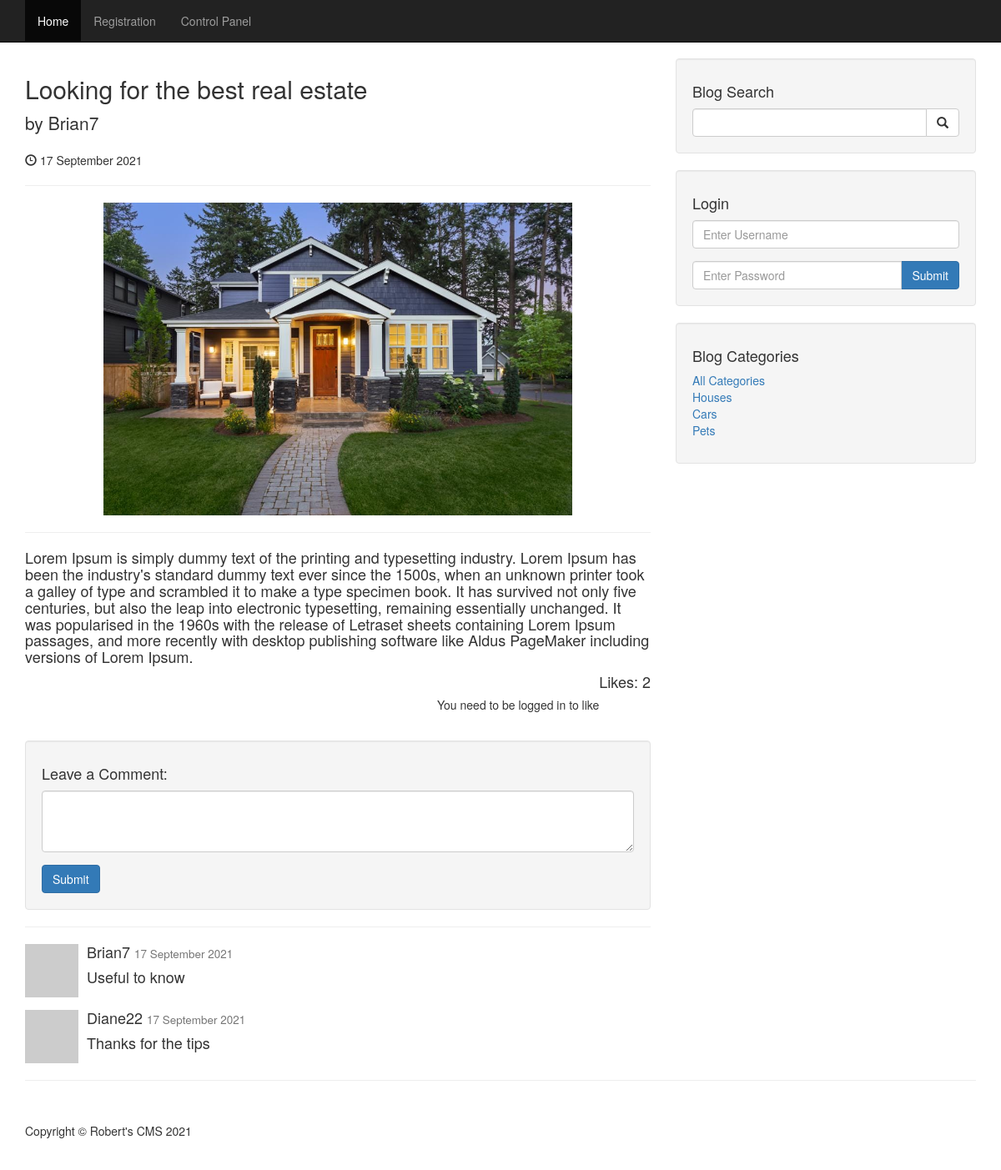
Page /cms/post.php?p_id=74 on the committed database.
### tables this page shows
CREATE TABLE `posts` (
  `post_id` int(3) NOT NULL,
  `post_category_id` int(3) NOT NULL,
  `post_title` varchar(255) NOT NULL,
  `post_user_id` int(11) NOT NULL,
  `post_user` varchar(255) NOT NULL,
  `post_date` date NOT NULL,
  `post_image` text NOT NULL,
  `post_content` text NOT NULL,
  `post_tags` varchar(255) NOT NULL,
  `post_comment_count` int(11) NOT NULL,
  `post_status` varchar(255) NOT NULL DEFAULT 'draft',
  `post_views` int(11) NOT NULL,
  `post_likes` int(11) NOT NULL
);

CREATE TABLE `comments` (
  `comment_id` int(3) NOT NULL,
  `comment_post_id` int(3) NOT NULL,
  `comment_author_id` int(11) NOT NULL,
  `comment_author` varchar(255) NOT NULL,
  `comment_email` varchar(255) NOT NULL,
  `comment_content` text NOT NULL,
  `comment_status` varchar(255) NOT NULL,
  `comment_date` date NOT NULL
);

CREATE TABLE `categories` (
  `cat_id` int(3) NOT NULL,
  `cat_title` varchar(255) NOT NULL
);

### cms/post.php (the view, shortened to what this page needs)
<?php include 'includes/header.php'; ?>
<?php include 'includes/navigation.php'; ?>
<div class="container">
    <div class="row">
        <div class="col-md-8">
            <?php
            if (isset($_GET['p_id'])) {
                $post_id = $_GET['p_id'];
                $query = "SELECT * FROM posts WHERE post_id = $post_id";
                $result = mysqli_query($connection, ($query));
                $row = mysqli_fetch_assoc($result);
                $post_title = $row['post_title'];
                $post_user = $row['post_user'];
                $post_date = $row['post_date'];
                $post_image = $row['post_image'];
                $post_content = str_replace('\\', '', $row['post_content']);
                $post_likes = $row['post_likes'];
            ?>
                <h2>
                    <?php echo $post_title ?>
                </h2>
                <p class="lead">
                    by <?php echo $post_user; ?>
                </p>
                <p>
                    <span class="glyphicon glyphicon-time"></span> <?php echo date('j F Y', strtotime($post_date)); ?>
                </p>
                <hr>
                <img class="img-responsive center-block smallerImg" src="images/<?php echo $post_image; ?>" alt="">
                <hr>
                <h4><?php echo $post_content; ?></h4>
            <?php
            } else {
                header('Location: index.php');
            }
            ?>
            <div class="pull-right">
                <h4 style="display:inline;">Likes: </h4>
                <h4 style="display:inline;" id="likesCount"><?php echo $post_likes; ?></h4>
            </div>
            <br>
            <div class="pull-right">
                <?php if (isset($_SESSION['username'])) : ?>
                    <button id="like" onclick=<?php echo "liked({$post_id})" ?>>
                        <i class="fa fa-thumbs-up"></i>
                        <span class="icon">Like</span>
                    </button>
                <?php else : ?>
                    <h5>You need to be logged in to like</h5>
                <?php endif; ?>
            </div>
            <br>
            <br>
            <br>
            <div class="well">
                <h4>Leave a Comment:</h4>
                <form role="form" action='' method='post'>
                    <div class="form-group">
                        <textarea class="form-control" rows="3" name='comment_content'></textarea>
                    </div>
                    <button type="submit" class="btn btn-primary" name='create_comment'>Submit</button>
                </form>
            </div>
            <hr>
            <?php
            $query = "SELECT * FROM comments WHERE comment_post_id = {$_GET['p_id']} AND comment_status = 'approved' ORDER BY comment_id DESC";
            $result = mysqli_query($connection, $query);
            while ($row = mysqli_fetch_assoc($result)) {
                $comment_author = $row['comment_author'];
                $comment_date = $row['comment_date'];
                $comment_content = $row['comment_content'];
            ?>
                <div class="media">
                    <a class="pull-left" href="javascript:void(0)">
                        <img class="media-object" src="http://placehold.it/64x64" alt="">
                    </a>
                    <div class="media-body">
                        <h4 class="media-heading"><?php echo $comment_author; ?>
                            <small> <?php echo date('j F Y', strtotime($comment_date)); ?></small>
                        </h4>
                        <h4>
                            <?php echo $comment_content; ?>
                        </h4>
                    </div>
                </div>
            <?php
            }
            ?>
        </div>
        <?php include 'includes/sidebar.php'; ?>
    </div>
    <hr>
    <?php include 'includes/footer.php'; ?>

### cms/includes/header.php (shortened to what this page needs)
<!DOCTYPE html>
<html lang="en">
<head>
    <link href="css/bootstrap.min.css" rel="stylesheet">
    <link href="css/blog-home.css" rel="stylesheet">
    <link href="css/styles.css" rel="stylesheet">
    <link rel="stylesheet" href="https://cdnjs.cloudflare.com/ajax/libs/font-awesome/4.7.0/css/font-awesome.min.css">
    <link rel="stylesheet" href="https://cdnjs.cloudflare.com/ajax/libs/toastr.js/latest/toastr.min.css">
</head>
<body>

### cms/includes/navigation.php (shortened to what this page needs)
<nav class="navbar navbar-inverse navbar-fixed-top" role="navigation">
    <div class="container">
        <div class="collapse navbar-collapse" id="bs-example-navbar-collapse-1">
            <ul class="nav navbar-nav">
                <?php
                $home_class = '';
                $reg_class = '';
                $uri = $_SERVER['REQUEST_URI'];
                if (str_contains($uri, 'registration.php')) {
                    $reg_class = 'active';
                } else if (str_contains($uri, 'contact.php')) {
                    $contact_class = 'active';
                } else {
                    $home_class = 'active';
                }
                ?>
                <li class="<?php echo $home_class; ?>">
                    <a href='index.php'>
                        Home
                    </a>
                </li>
                <li class="<?php echo $reg_class; ?>">
                    <a href='registration.php'>
                        Registration
                    </a>
                </li>
                <li>
                    <a href='admin'>
                        Control Panel
                    </a>
                </li>
            </ul>
        </div>
    </div>
</nav>

### cms/includes/sidebar.php (shortened to what this page needs)
<div class="col-md-4">
    <div class="well">
        <h4>Blog Search</h4>
        <form action="search.php" method="post">
            <div class="input-group">
                <input name='search' type="text" class="form-control">
                <span class="input-group-btn">
                    <button name='submit' class="btn btn-default" type="submit">
                        <span class="glyphicon glyphicon-search"></span>
                    </button>
                </span>
            </div>
        </form>
    </div>
    <div class="well">
        <?php if (isset($_SESSION['user_role'])) : ?>
            <h4>Logged in as <?php echo $_SESSION['username']; ?> (<?php echo ucfirst($_SESSION['user_role']); ?>)</h4>
            <a href="includes/logout.php" class="btn btn-primary">Logout</a>
        <?php else : ?>
            <h4>Login</h4>
            <form action="" method="post">
                <div class="form-group">
                    <input name='username' type="text" class="form-control" placeholder="Enter Username">
                </div>
                <div class="input-group">
                    <input name='password' type="password" class="form-control" placeholder="Enter Password">
                    <span class='input-group-btn'>
                        <button class='btn btn-primary' type='submit' , name='login'>Submit</button>
                    </span>
                </div>
            </form>
        <?php endif; ?>
    </div>
    <?php
    $query = "SELECT * FROM categories";
    $result = mysqli_query($connection, ($query));
    ?>
    <div class="well">
        <h4>Blog Categories</h4>
        <div class="row">
            <div class="col-lg-12">
                <ul class="list-unstyled">
                    <?php
                    echo "<li><a href='index.php'>All Categories</a></li>";
                    while ($row = mysqli_fetch_assoc($result)) {
                        $cat_id = $row['cat_id'];
                        $cat_title = $row['cat_title'];
                        echo "<li><a href='category.php?cat={$cat_id}'>{$cat_title}</a></li>";
                    }
                    ?>
                </ul>
            </div>
        </div>
    </div>
</div>

### cms/includes/footer.php (shortened to what this page needs)
<footer>
    <div class="row">
        <div class="col-lg-12">
            <p>Copyright &copy; Robert's CMS 2021</p>
        </div>
    </div>
</footer>
</div>
</body>
</html>

### cms/css/blog-home.css (style rules this page uses)
body { padding-top: 70px; }
footer { margin: 50px 0; }

### cms/css/styles.css (style rules this page uses)
button { background: #fff; border: unset; outline: 0; font-size: 18px; cursor: pointer; color: #65676b; }
.smallerImg { max-width: 75%; }

### rows in the picture
posts: post_title "Looking for the best real estate", post_user "Brian7", post_date "17 September 2021", post_image (picture), post_content "Lorem Ipsum is simply dummy text of the printing and typesetting industry. Lorem Ipsum has been the industry's standard dummy text ever since the 1500s, when an unknown printer took a galley of type and scrambled it to make a type specimen book. It has survived not only five centuries, but also the leap into electronic typesetting, remaining essentially unchanged. It was popularised in the 1960s with the release of Letraset sheets containing Lorem Ipsum passages, and more recently with desktop publishing software like Aldus PageMaker including versions of Lorem Ipsum.", post_likes "2"
comments: comment_author "Brian7", comment_date "17 September 2021", comment_content "Useful to know"
comments: comment_author "Diane22", comment_date "17 September 2021", comment_content "Thanks for the tips"
categories: cat_title "Houses"
categories: cat_title "Cars"
categories: cat_title "Pets"
